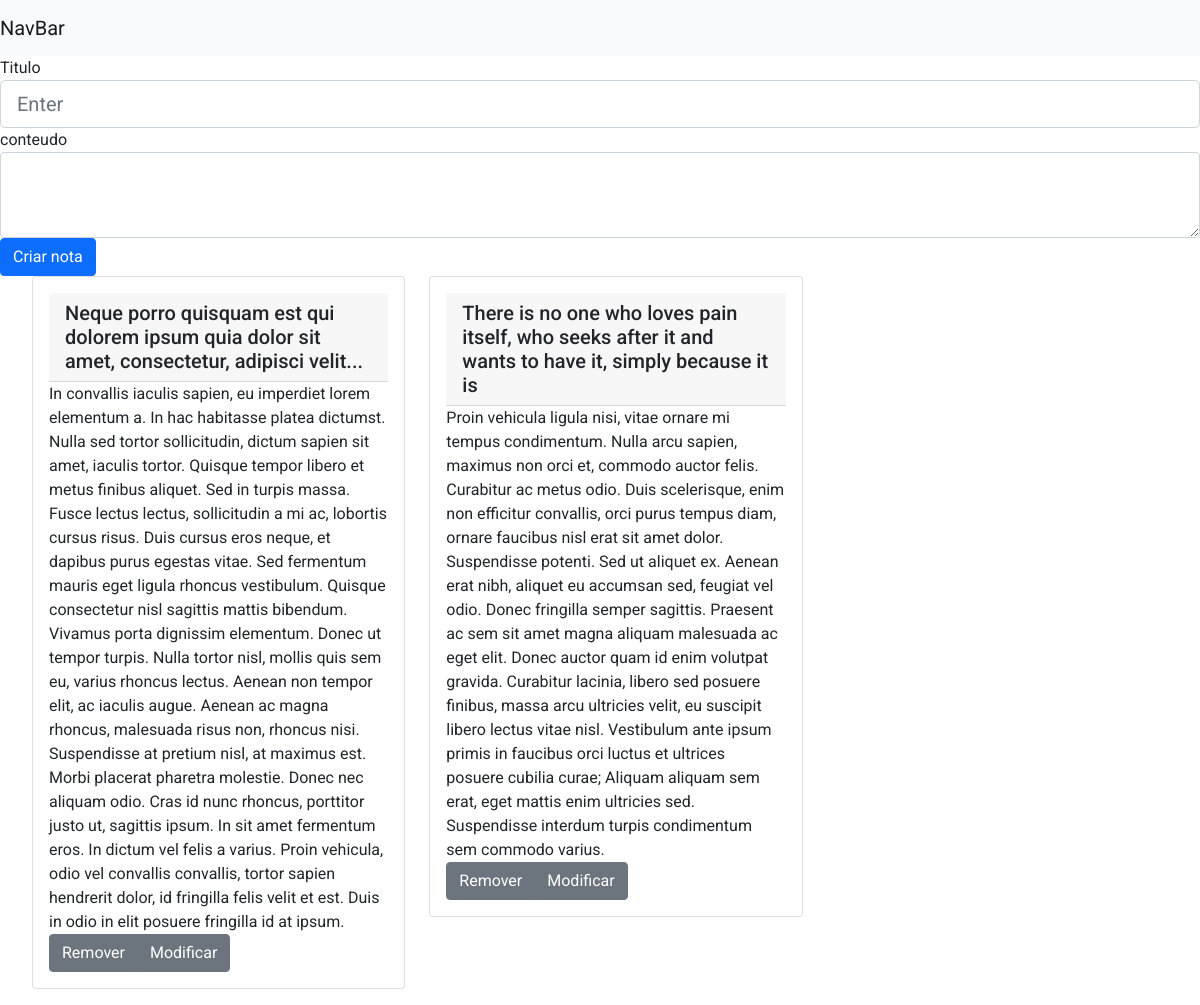
The app's page /app_notas/, older data.
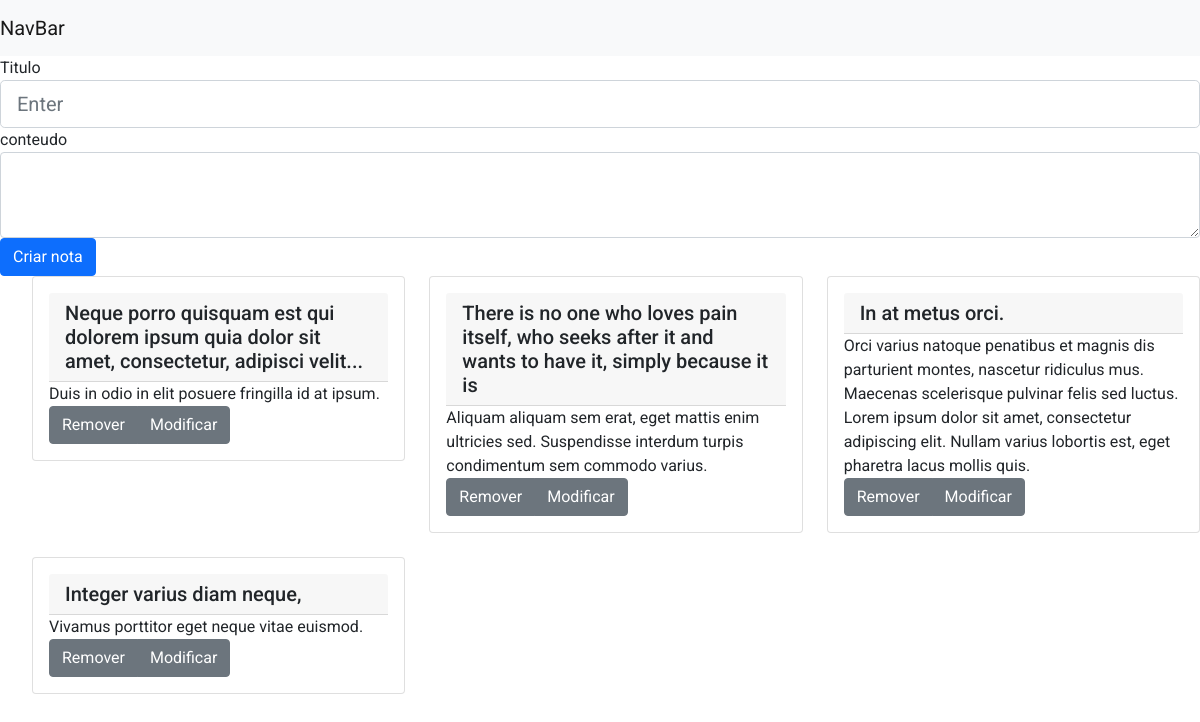
The same page, newer data.
### app_notas/models.py (models this page shows)
class nota(models.Model):
    titulo = models.CharField(max_length=100)
    conteudo = models.TextField()
    data = models.DateTimeField('data da nota')

### app_notas/views.py (the view)
# urls.py: path('', views.index, name='index'),
def index(request):
    latest_nota = nota.objects.order_by('data')[:5]
    template = loader.get_template('notas/index.html')
    context = {
        'latest_nota': latest_nota,
    }
    return HttpResponse(template.render(context, request))

### app_notas/templates/notas/index.html (shortened to what this page needs)
<!DOCTYPE html>
<html lang="en">
<head>
    <link href="https://cdn.jsdelivr.net/npm/bootstrap@5.0.2/dist/css/bootstrap.min.css" rel="stylesheet">
    {% load static %}
    <link rel="stylesheet" href="{% static 'notas/style.css' %}">
</head>
<body>
<nav  class="navbar navbar-expand-lg navbar-light bg-light">
<a class="navbar-brand">NavBar</a>
</nav>
<div class="form-group">
    <label>Titulo</label>
    <input type="text" class="form-control form-control-lg" placeholder="Enter">
</div>
<div class="form-group">
    <label for="exampleFormControlTextarea1">conteudo</label>
    <textarea class="form-control" id="exampleFormControlTextarea1" rows="3"></textarea>
</div>
<button type="button" class="btn btn-primary">Criar nota</button>
{% if latest_nota %}
<ul>
<div class="row row-cols-1 row-cols-md-3 g-4">
    {% for nota in latest_nota %}
    <div class="col">
            <div class="card">
                    <div class="card-body">
                        <h2 class="card-header">{{nota.titulo}}</h2>
                        <li class="card-text">{{nota.conteudo}}</li>
                        <div class="btn-group" role="group" aria-label="Basic example">
                            <button type="button" class="btn btn-secondary">Remover</button>
                            <button type="button" class="btn btn-secondary">Modificar</button>
                        </div>
                    </div>
            </div>
    </div>
    {% endfor %}
</div>
</ul>
{% else %}
<p> Nehuma nota disponivel ainda...</p>
{% endif %}
</body>
</html>

### app_notas/static/notas/style.css (style rules this page uses)
body { font-family: 'Roboto', 'sans-serif'; }
h2 { font-size: 20px; }
ul { list-style: none; }

Row changes from the older to the newer data that the page shows:
changed nota: conteudo "In convallis iaculis sapien, eu imperdiet lorem elementum a. In hac habitasse platea dictumst. Nulla sed tortor sollicitudin, dictum sapien sit amet, iaculis tortor. Quisque tempor libero et metus finibus aliquet. Sed in turpis massa. Fusce lectus lectus, sollicitudin a mi ac, lobortis cursus risus. Duis cursus eros neque, et dapibus purus egestas vitae. Sed fermentum mauris eget ligula rhoncus vestibulum. Quisque consectetur nisl sagittis mattis bibendum. Vivamus porta dignissim elementum. Donec ut tempor turpis. Nulla tortor nisl, mollis quis sem eu, varius rhoncus lectus. Aenean non tempor elit, ac iaculis augue. Aenean ac magna rhoncus, malesuada risus non, rhoncus nisi. Suspendisse at…" → "Duis in odio in elit posuere fringilla id at ipsum."
changed nota: conteudo "Proin vehicula ligula nisi, vitae ornare mi tempus condimentum. Nulla arcu sapien, maximus non orci et, commodo auctor felis. Curabitur ac metus odio. Duis scelerisque, enim non efficitur convallis, orci purus tempus diam, ornare faucibus nisl erat sit amet dolor. Suspendisse potenti. Sed ut aliquet ex. Aenean erat nibh, aliquet eu accumsan sed, feugiat vel odio. Donec fringilla semper sagittis. Praesent ac sem sit amet magna aliquam malesuada ac eget elit. Donec auctor quam id enim volutpat gravida. Curabitur lacinia, libero sed posuere finibus, massa arcu ultricies velit, eu suscipit libero lectus vitae nisl. Vestibulum ante ipsum primis in faucibus orci luctus et ultrices posuere cubilia…" → "Aliquam aliquam sem erat, eget mattis enim ultricies sed. Suspendisse interdum turpis condimentum sem commodo varius."
added nota: titulo "In at metus orci.", conteudo "Orci varius natoque penatibus et magnis dis parturient montes, nascetur ridiculus mus. Maecenas scelerisque pulvinar felis sed luctus. Lorem ipsum dolor sit amet, consectetur adipiscing elit. Nullam varius lobortis est, eget pharetra lacus mollis quis."
added nota: titulo "Integer varius diam neque,", conteudo "Vivamus porttitor eget neque vitae euismod."
